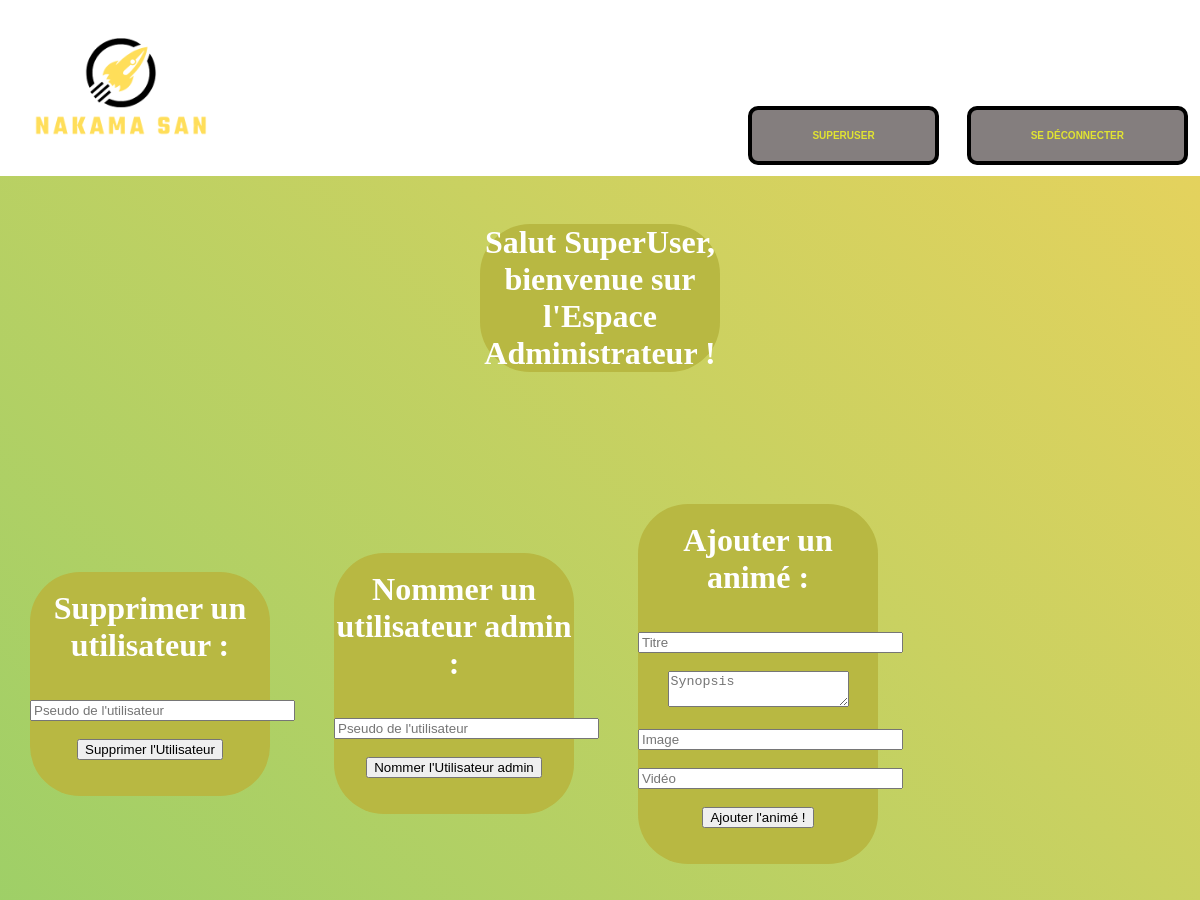
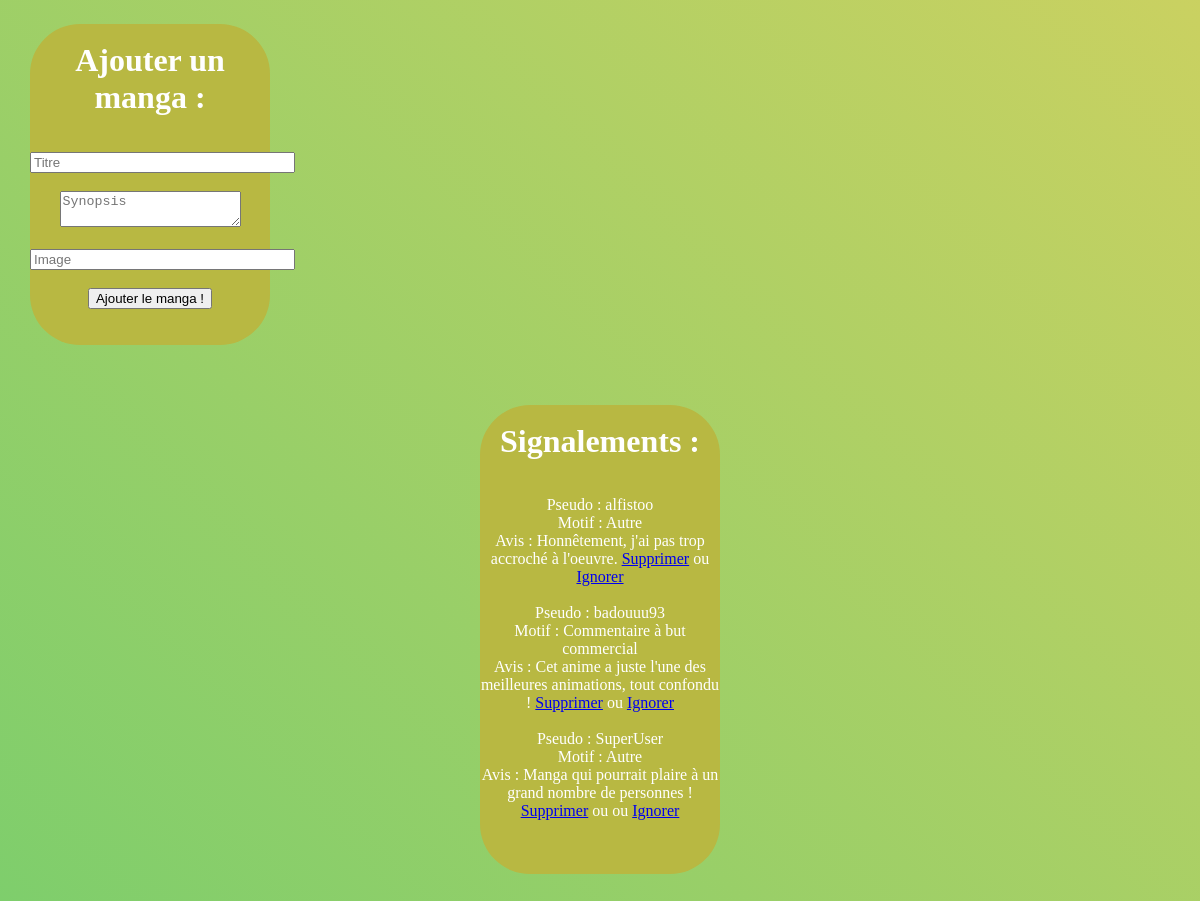
Page /IO2/php/espaceAdmin.php (signed in) on the committed database (2 pictures, top to bottom).
### tables this page shows
CREATE TABLE `signalements` (
  `user_id` int(11) NOT NULL,
  `commentaire_id` int(11) NOT NULL,
  `motif` text NOT NULL,
  `commentaire` text NOT NULL,
  `signalement_id` int(11) NOT NULL
);

CREATE TABLE `users` (
  `id` int(11) NOT NULL,
  `email` varchar(255) NOT NULL,
  `pseudo` varchar(255) NOT NULL,
  `password` varchar(255) NOT NULL,
  `admin` tinyint(1) DEFAULT 0
);

CREATE TABLE `commentaires` (
  `user_id` int(11) NOT NULL,
  `anime_id` int(11) NOT NULL,
  `avis` text NOT NULL,
  `note` tinyint(4) NOT NULL,
  `commentaire_id` int(11) NOT NULL
);

CREATE TABLE `signalements_mangas` (
  `user_id` int(11) NOT NULL,
  `commentaire_id` int(11) NOT NULL,
  `motif` text NOT NULL,
  `commentaire` text NOT NULL,
  `signalement_id` int(11) NOT NULL
);

CREATE TABLE `commentaires_mangas` (
  `user_id` int(11) NOT NULL,
  `manga_id` int(11) NOT NULL,
  `avis` text NOT NULL,
  `note` tinyint(4) NOT NULL,
  `commentaire_id` int(11) NOT NULL
);

### IO2/php/verifConnexion.php (called while the page is built, shortened)
<?php
function verifSouvenirDeMoi() {
  return false;
}
function estConnecte() {
  if (verifSouvenirDeMoi() == true || isset($_SESSION['auth'])) {
    return true;
  }
  return false;
}
?>

### IO2/php/espaceAdmin.php (the view, shortened to what this page needs)
<!DOCTYPE html>
<html lang="fr">
<head>
    <link rel="stylesheet" href="../css/style.css">
    <link rel="stylesheet" href="../css/animemanga.css">
</head>
<header>
    <div class="droite"><a href="../index.php" ><img src="../image/Nakama San2.png" width=40% height=40%></a></div>
    <?php
    require_once 'verifConnexion.php';
    if(!estConnecte()){?>
        <div class="formulaire">
          <a href="../page de connexion/PageInscription.html"><input type="button" value="S'inscrire"></a>
          <a href="../page de connexion/connexion1.php"><input type="button" value="Se connecter"></a>
        </div>
    <?php } else { ?>
        <div class="formulaire">
          <a href="pageProfile.php"><input type="button" value=<?php echo $_SESSION['auth']['pseudo'] ?> ></a>
          <a href="deconnexion.php"><input type="button" value="Se déconnecter"></a>
        </div>
    <?php } ?>
</header>
<body>
    <div class="colorbox">
      <br>
        <center><h1 class="active">Salut <?php echo $_SESSION['auth']['pseudo'] ?>, bienvenue sur l'Espace Administrateur !</h1> <br></center>
        <?php
            require_once 'verifConnexion.php';
        ?>
        <br>
        <br>
        <br>
        <br>
        <div class="active">
          <div class="supp">
            <br>
        <center><h1 class="ac">Supprimer un utilisateur : </h1></center>
        <br>
        <br>
        <center><form  method="post">
                    <input type="text" name="pseudo" size="30" placeholder="Pseudo de l'utilisateur" class="i-box" required>
                    <br><br>
                    <input type="submit" name="send" size="15" value="Supprimer l'Utilisateur" class="buton">
                    <br>
                    <br>
                    <br>
                </form></center>
          ?></div></div>
        <div class="active">
        <div class="nommer">
          <br>
        <center><h1 class="ac">Nommer un utilisateur admin  : </h1></center>
        <br>
        <br>
        <center><form  method="post">
                <input type="text" name="pseudo" size="30" placeholder="Pseudo de l'utilisateur" class="i-box" required>
                <br><br>
                <input type="submit" name="nommeAdmin" size="15" value="Nommer l'Utilisateur admin" class="buton">
                <br>
                <br>
                <br>
        </form></center>
                  ?></div></div>
    <div class="active">
    <div class="ajouterA">
      <br>
      <center><h1 class="ac">Ajouter un animé :</h1></center>
      <br>
      <br>
      <center><form  method="post">
        <input type="text" name="titre" size="30" placeholder="Titre" class="i-box" required>
        <br><br>
        <textarea type="text" name="synopsis" size="30" placeholder="Synopsis" class="i-box" required></textarea>
        <br><br>
        <input type="text" name="image" size="30" placeholder="Image" class="i-box" required>
        <br><br>
        <input type="text" name="video" size="30" placeholder="Vidéo" class="i-box" required>
        <br><br>
        <input type="submit" name="ajoutAnime" size="15" value="Ajouter l'animé !" class="buton">
        <br>
        <br>
        <br>
      </form></center>
        ?></div></div>
      <div class="active">
      <div class="ajouterM">
          <br>
        <center><h1 class="ac">Ajouter un manga :</h1></center>
        <br>
        <br>
        <center><form  method="post">
          <input type="text" name="titre" size="30" placeholder="Titre" class="i-box" required>
          <br><br>
          <textarea type="text" name="synopsis" size="30" placeholder="Synopsis" class="i-box" required></textarea>
          <br><br>
          <input type="text" name="image" size="30" placeholder="Image" class="i-box" required>
          <br><br>
          <input type="submit" name="ajoutManga" size="15" value="Ajouter le manga !" class="buton">
          <br>
          <br>
          <br>
        </form></center>
          <?php
        $q = $db->prepare('SELECT * FROM signalements');
        $q->execute();
        $res = $q->fetchAll();
        if ($res) {
          ?></div></div>
      <center><div class="active">
      <div class="ajouterM">
        <br>
      <center><h1 class="ac">Signalements : </h1></center>
      <br>
      <br>
      <center><?php
              foreach($res as $ress) {
                $q = $db->prepare('SELECT pseudo FROM users WHERE id =:id');
                $q->execute(['id' => $ress['user_id']]);
                $res2 = $q->fetch();
                $q = $db->prepare('SELECT avis FROM commentaires WHERE commentaire_id =:commentaire_id');
                $q->execute(['commentaire_id' => $ress['commentaire_id']]);
                $res3 = $q->fetch();
                echo "Pseudo : ".$res2['pseudo']."<br> Motif : ".$ress['motif']." <br> Avis : ".$res3['avis']." <a href=\"suppression.php?commentaire=".$ress['commentaire_id']."\">Supprimer</a> ou <a href=\"suppression.php?signalement=".$ress['signalement_id']."\">Ignorer</a><br><br>";
              }
              $q = $db->prepare('SELECT * FROM signalements_mangas');
              $q->execute();
              $res = $q->fetchAll();
              foreach($res as $ress) {
                $q = $db->prepare('SELECT pseudo FROM users WHERE id =:id');
                $q->execute(['id' => $ress['user_id']]);
                $res2 = $q->fetch();
                $q = $db->prepare('SELECT avis FROM commentaires_mangas WHERE commentaire_id =:commentaire_id');
                $q->execute(['commentaire_id' => $ress['commentaire_id']]);
                $res3 = $q->fetch();
                echo "Pseudo : ".$res2['pseudo']."<br> Motif : ".$ress['motif']." <br> Avis : ".$res3['avis']." <a href=\"suppression.php?commentaireMangas=".$ress['commentaire_id']."\">Supprimer</a> ou ou <a href=\"suppression.php?signalementMangas=".$ress['signalement_id']."\">Ignorer</a><br><br>";
              }
            }
            echo "<br><br>"
    ?></center></div></div></center>
    </div>
</body>
</html>

### IO2/css/style.css (style rules this page uses)
header { overflow: hidden; background-color: white; padding: 20px 10px; }
* { margin: 0; }
header a { text-align: center; padding: 12px; text-decoration: none; font-size: 15px; line-height: 25px; border-radius: 4px; }

### IO2/css/animemanga.css (style rules this page uses)
.formulaire { margin: 6px 0; cursor: pointer; position: absolute; top: 5%; right: 0px; }
input[type=button] { background-color: rgb(132, 126, 126); border: 4px solid rgb(0, 0, 0); border-radius: 10px; color: rgb(225, 228, 49); display: inline-flexbox; font-size: 10px; font-weight: bold; margin: 10px auto; padding: 2em 6em; position: relative; text-transform: uppercase; }
input[type=button], input[type=button]:after { -webkit-transition: all 0.3s; -moz-transition: all 0.3s; -o-transition: all 0.3s; transition: all 0.3s; }
input[type=button]::before, input[type=button]::after { background: rgb(235, 53, 53); content: ""; position: absolute; z-index: -1; }
input[type=button]::after { height: 0; left: 0; top: 0; width: 100%; }
.active { width : 20%; height: 50%; background-color: rgb(184, 184, 66); color: rgb(255, 255, 255); animation: mymove 1s infinite; border-radius: 50px; font-size: auto; display: inline-block !important; vertical-align: middle; float: none; margin:30px; }
.droite { float:left; padding : 1%; }
.colorbox { overflow-x:hidden; background: linear-gradient(-135deg, #e4d25d, #7ece6c) !important; }

### rows in the picture
signalements: user.pseudo "alfistoo", motif "Autre", commentaire.avis "Honnêtement, j'ai pas trop accroché à l'oeuvre."
signalements: user.pseudo "badouuu93", motif "Commentaire à but commercial", commentaire.avis "Cet anime a juste l'une des meilleures animations, tout confondu !"
signalements_mangas: user.pseudo "SuperUser", motif "Autre", commentaire.avis "Manga qui pourrait plaire à un grand nombre de personnes !"

### other values in the picture
$_SESSION['auth']['pseudo'] "SuperUser"
